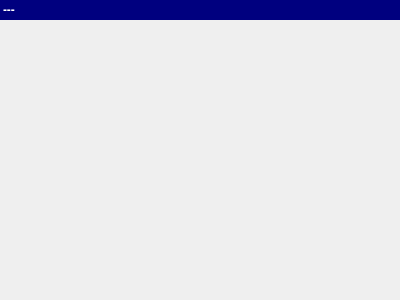
<?xml version="1.0" encoding="UTF-8"?>
<ui version="4.0">
 <class>QMgFileList</class>
 <widget class="QWidget" name="QMgFileList">
  <property name="geometry">
   <rect>
    <x>0</x>
    <y>0</y>
    <width>400</width>
    <height>300</height>
   </rect>
  </property>
  <property name="windowTitle">
   <string>Form</string>
  </property>
  <layout class="QVBoxLayout" name="verticalLayout">
   <property name="spacing">
    <number>1</number>
   </property>
   <property name="margin">
    <number>0</number>
   </property>
   <item>
    <widget class="QWidget" name="titlePanel" native="true">
     <property name="styleSheet">
      <string notr="true">background-color: rgb(0, 0, 127);</string>
     </property>
     <layout class="QHBoxLayout" name="horizontalLayout">
      <property name="spacing">
       <number>0</number>
      </property>
      <property name="leftMargin">
       <number>3</number>
      </property>
      <property name="topMargin">
       <number>0</number>
      </property>
      <property name="rightMargin">
       <number>3</number>
      </property>
      <property name="bottomMargin">
       <number>0</number>
      </property>
      <item>
       <widget class="QLabel" name="titleLabel">
        <property name="styleSheet">
         <string notr="true">color: rgb(255, 255, 255);
font-weight: bold;</string>
        </property>
        <property name="text">
         <string>---</string>
        </property>
       </widget>
      </item>
      <item>
       <spacer name="horizontalSpacer">
        <property name="orientation">
         <enum>Qt::Horizontal</enum>
        </property>
        <property name="sizeHint" stdset="0">
         <size>
          <width>40</width>
          <height>20</height>
         </size>
        </property>
       </spacer>
      </item>
      <item>
       <widget class="QLabel" name="reloadIndicatorLabel">
        <property name="alignment">
         <set>Qt::AlignCenter</set>
        </property>
       </widget>
      </item>
     </layout>
    </widget>
   </item>
   <item>
    <widget class="QWidget" name="fileListPlaceholder" native="true">
     <property name="sizePolicy">
      <sizepolicy hsizetype="Preferred" vsizetype="Expanding">
       <horstretch>0</horstretch>
       <verstretch>0</verstretch>
      </sizepolicy>
     </property>
     <layout class="QVBoxLayout" name="fileListLayout">
      <property name="spacing">
       <number>0</number>
      </property>
      <property name="margin">
       <number>0</number>
      </property>
     </layout>
    </widget>
   </item>
  </layout>
 </widget>
 <resources/>
 <connections/>
</ui>
